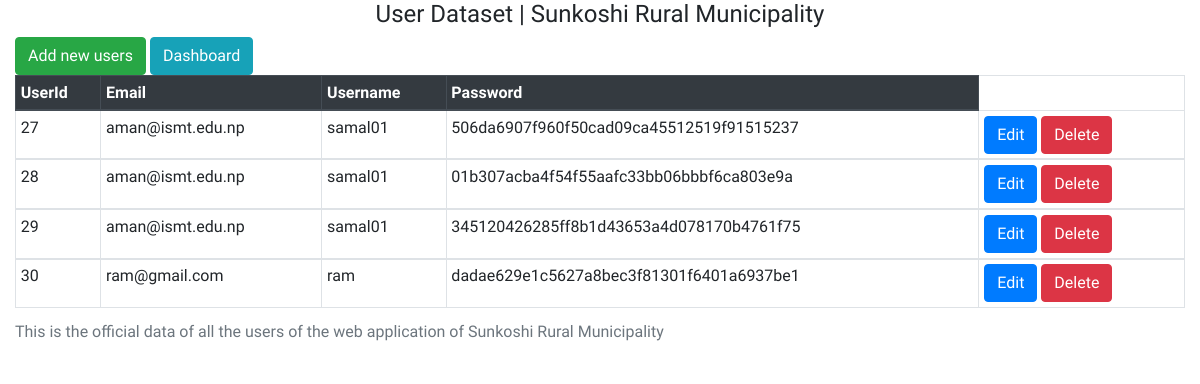
The page /sessionauthentication/CRUD/User/userDataset.php (signed in) on the database its author committed.
### tables this page shows
CREATE TABLE `tblusers` (
  `UserId` int(11) NOT NULL,
  `Email` varchar(50) NOT NULL,
  `Username` varchar(50) NOT NULL,
  `Password` varchar(50) NOT NULL
);

### sessionauthentication/CRUD/User/userDataset.php (the view, shortened to what this page needs)
<!DOCTYPE html>
<html>
<head>
    <link rel="stylesheet" href="https://stackpath.bootstrapcdn.com/bootstrap/4.3.1/css/bootstrap.min.css">
    <link rel="stylesheet" href="https://maxcdn.bootstrapcdn.com/font-awesome/4.5.0/css/font-awesome.min.css">
</head>
<body>
    <main>
        <div>
            <center><h4>User Dataset | Sunkoshi Rural Municipality</h4>
            </center>
        <div class="container-fluid">
            <a href="userNew.php" class="btn btn-success">Add new users</a>
            <a href="/WebsiteDevelopment/sessionauthentication/dashboard.php" class="btn btn-info">Dashboard</a>
            <?php
            require 'connect.php';
            $sql = "SELECT * from tblusers";
            $result = mysqli_query($conn, $sql);
            ?>
            <center>
                <table class="table table-bordered table-hover table-sm table-responsive-lg">
                    <caption>This is the official data of all the users of the web application of Sunkoshi Rural Municipality</caption>
                    <thead class="thead-dark">
                        <tr>
                            <th scope="col">UserId</th>
                            <th scope="col">Email</th>
                            <th scope="col">Username</th>
                            <th scope="col">Password</th>
                        </tr>
                    </thead>
                    <?php
                    if (mysqli_num_rows($result) > 0) {
                        while ($row = mysqli_fetch_assoc($result)) {
                    ?>
                            <tbody>
                                <tr>
                                    <td><?= $row['UserId']; ?></td>
                                    <td><?= $row['Email']; ?></td>
                                    <td><?= $row['Username']; ?></td>
                                    <td><?= $row['Password']; ?></td>
                                    <td>
                                        <a href="userEdit.php?UserId=<?= $row['UserId']; ?>" class="btn btn-primary">Edit</a>
                                        <a id="delete" href="userDelete.php?UserId=<?= $row['UserId']; ?>" class="btn btn-danger" onclick=" return confirm('Are you sure you want to delete this item?');">Delete</a>
                                    </td>
                                </tr>
                            </tbody>
                    <?php
                        }
                    }
                    ?>
                </table>
            </center>
        </div>
        </div>
    </main>
</body>
</html>

### sessionauthentication/CRUD/User/userDataset.php (style rules this page uses)
* { padding: 0; margin: 0; font-family: 'Bellota Text'; }

### rows shown on the page
tblusers: UserId "27", Email "aman@ismt.edu.np", Username "samal01", Password "506da6907f960f50cad09ca45512519f91515237"
tblusers: UserId "28", Email "aman@ismt.edu.np", Username "samal01", Password "01b307acba4f54f55aafc33bb06bbbf6ca803e9a"
tblusers: UserId "29", Email "aman@ismt.edu.np", Username "samal01", Password "345120426285ff8b1d43653a4d078170b4761f75"
tblusers: UserId "30", Email "ram@gmail.com", Username "ram", Password "dadae629e1c5627a8bec3f81301f6401a6937be1"
